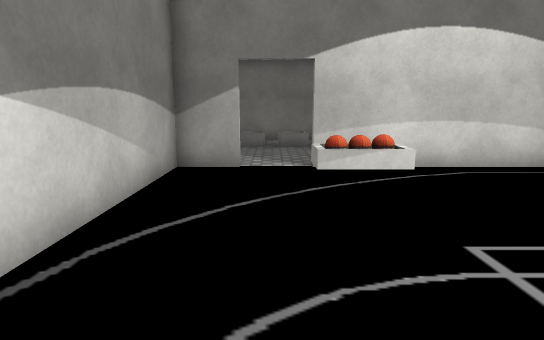
view 1 (above)

12 first-person views from a walk through a 3-D level made in the Unity game engine. The camera is 1.4 m above the floor, tilts 10° down and sees 75° across. The floor is counted in squares, 1 m on a side. Each view is taken from the middle of a square. On the plan, view 1 faces up. The plan holds only what a view shows up to about 15 squares ahead; the rest is blank. The player is left out. Some surface patterns are stand-ins.

view 2
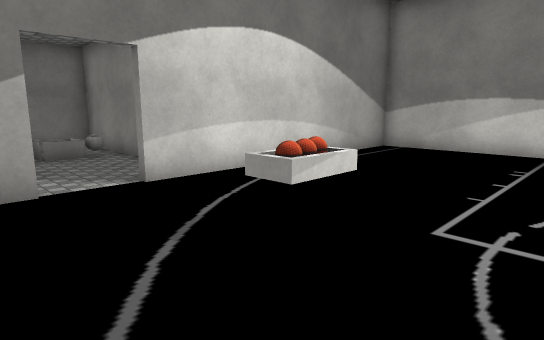

view 3
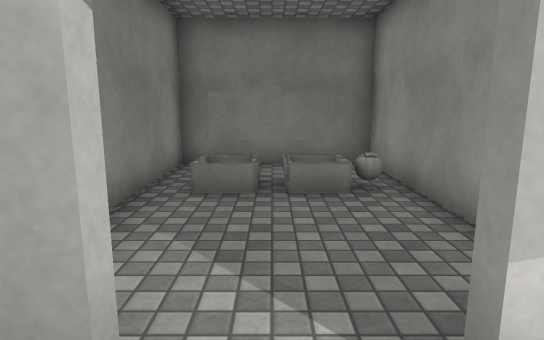

view 4
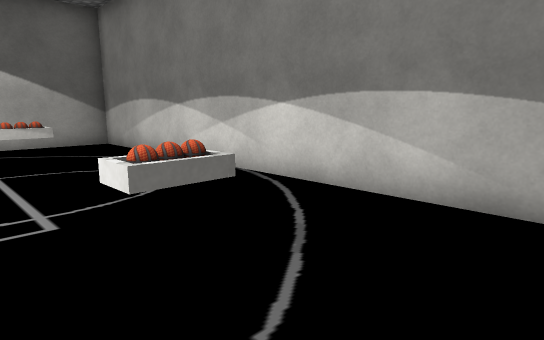

view 5
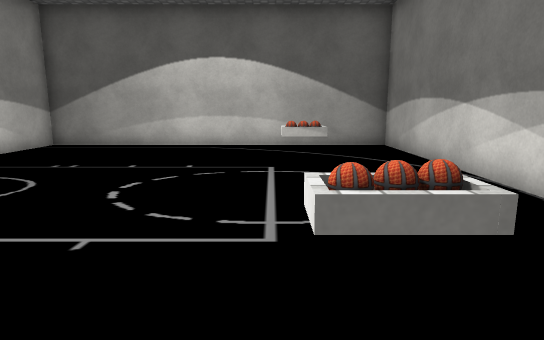

view 6
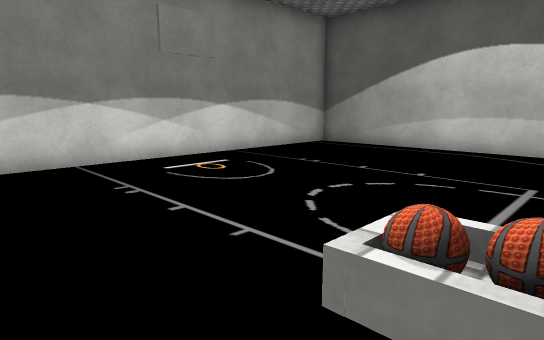

view 7
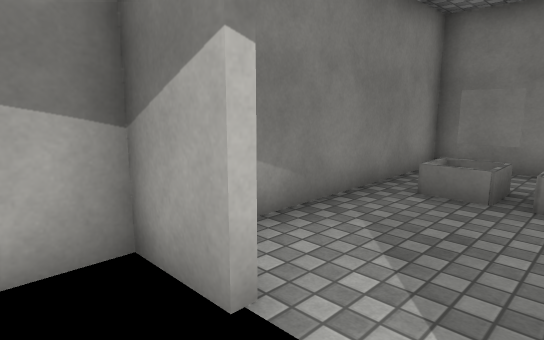

view 8
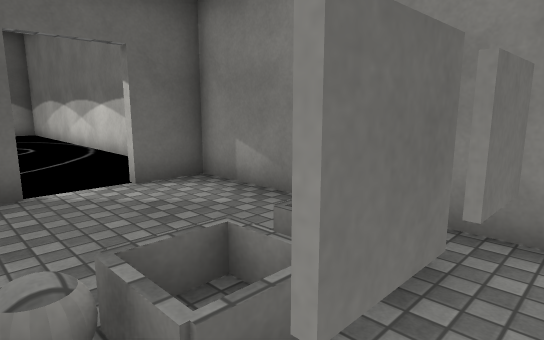

view 9
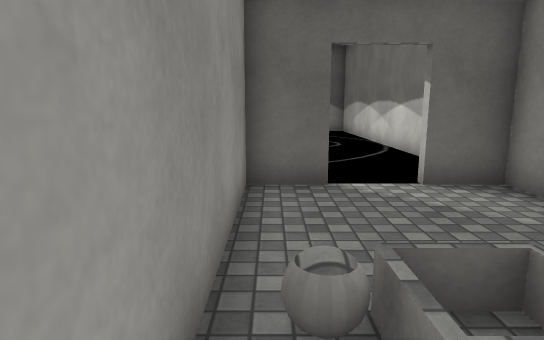

view 10
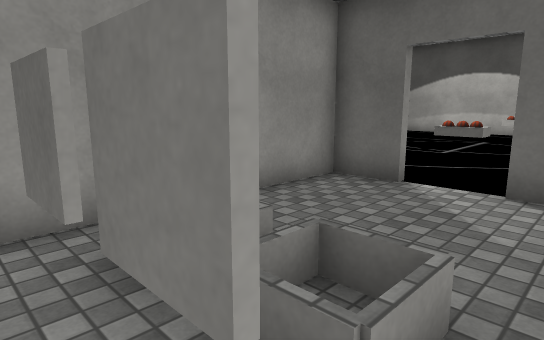

view 11
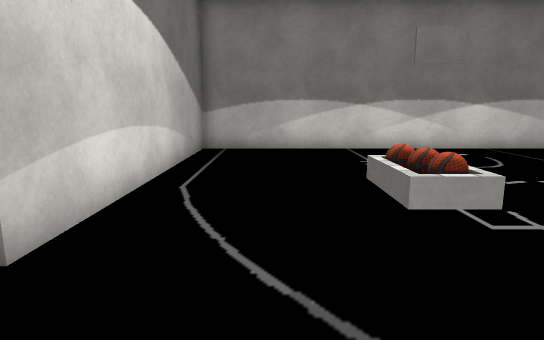

view 12
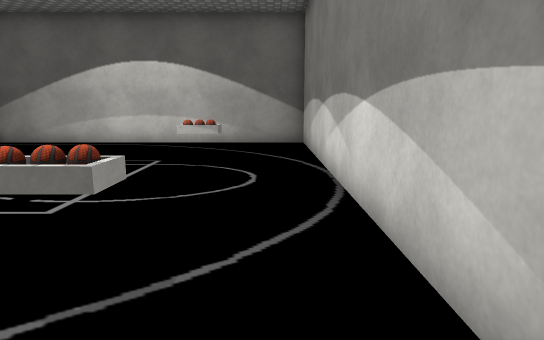

### Floor plan
Points are (right, up) in squares from view 1. A wall is a line through its corners. A room is listed if a view was taken in it or the views show most of it. See-through windows are left out.
Room 1 (views 1, 2, 3, 4, 5, 6, 7, 11, 12)
walls: (-0.8, 8.6) (-0.8, 8.4) (-2.3, 8.4) (-2.3, -6.4) (10.3, -6.4) (10.3, 8.4) (0.9, 8.4)
ways out: opening at (0, 9) to room 2
objects: rack (1, -3); rack (1, 5)
Room 2 (views 8, 9, 10)
walls: (-0.2, 14.3) (-1.4, 14.3); (0.2, 14.5) (1.4, 14.5); (1.4, 14.3) (0.2, 14.3); (-1.4, 14.5) (-0.2, 14.5); (0.9, 8.6) (2.5, 8.6) (2.5, 15.9) (-2.3, 15.9) (-2.3, 8.6) (-0.8, 8.6)
ways out: opening at (0, 9) to room 1
objects: ball (2, 13)

Positions as (right, up) in squares from view 1, and headings:
1: (0, 0), facing up
2: (-2, 2), facing up-right
3: (0, 7), facing up
4: (3, 8), facing down-left
5: (2, 7), facing down
6: (1, 6), facing down-right
7: (1, 7), facing up-left
8: (2, 15), facing down-left
9: (2, 15), facing down
10: (-2, 15), facing down-right
11: (-2, 6), facing right
12: (-1, 8), facing down
